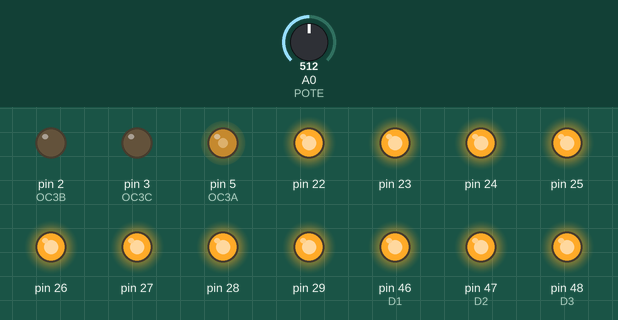
Recording of a sketch running on a simulated Arduino Mega 2560, built with avr-gcc and run on an emulated ATmega2560. On the bench: output pins drawn as LEDs (lit = HIGH). Inputs (shaded band) come from the test bench; at power-on: A0 (POTE) = 512. Pins used as bus, display or sensor lines are not drawn.

Above: at 1.2 s.
1.3 s: A0 (POTE) set to 306
At 2.5 s:
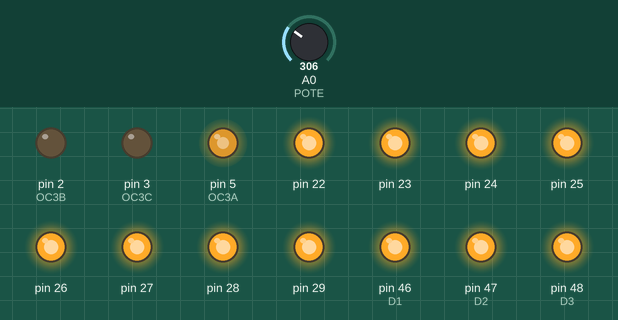
2.8 s: A0 (POTE) set to 122
At 3.7 s:
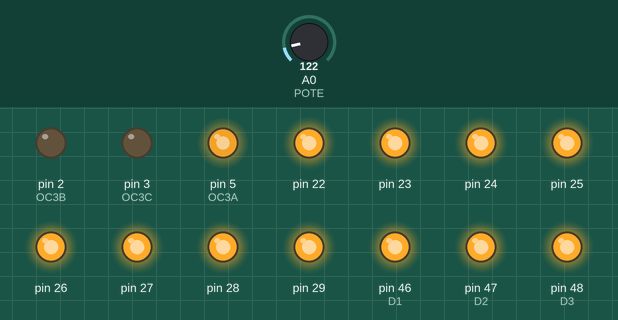
4.3 s: A0 (POTE) set to 900
At 4.9 s:
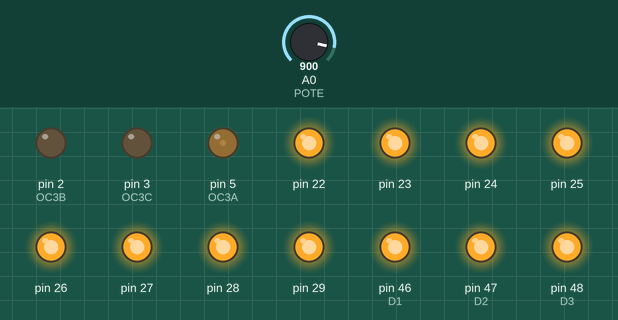
5.8 s: A0 (POTE) set to 1023
At 7.2 s:
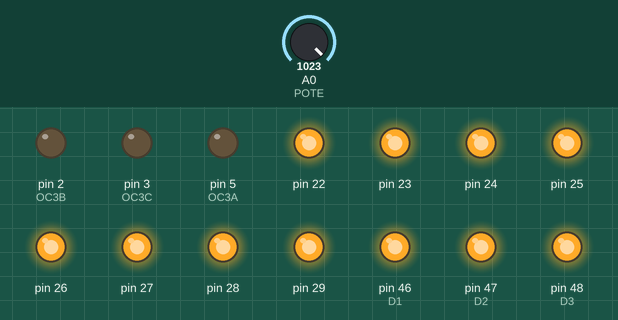
Timing chart, 0 to 8.3 s (numbered marks = the images above; inputs shaded):
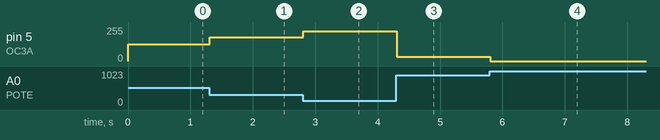

Measured:
- after the input at 1.3 s, pin 5 (OC3A): 127/255 → 179/255 at once
- after the input at 2.8 s, pin 5 (OC3A): 179/255 → 225/255 at once
- after the input at 4.3 s, pin 5 (OC3A): 225/255 → 31/255 at once
- after the input at 5.8 s, pin 5 (OC3A): 31/255 → 0/255 at once

The sketch:

414-t4-generacion-de-senales-en-modo-pwm-phase-correct.ino
```cpp
/*
Generar una señal PWM Phase Correct por la salida
OC3A (pin 5) cuyo ciclo de trabajo (voltaje medio
de la señal) sea controlado por un potenciómetro
conectado a la entrada analógica A0 con el
que se aplicará un voltaje entre 0 y 5 voltios a
la entrada analógica. La lectura de este canal
analógico permitirá luego controlar el ciclo de
trabajo de la señal PWM entre el 0% (voltaje medio
mínimo =0v) y el 100% (voltaje medio máximo = 5v).
El period de la señal PWM Phase Correct será de
T = 5 ms, N=8 (prescaler) y el TOP será definido
por el registro ICR3.

Conecte la señal generada (OC3A) a un motor de
corriente continua (componente MOTOR-DC)
motor para comprobar que el control de potencia se
realiza correctamente (el motor gira a mayor o
menor velocidad según el potenciómetro). Comprobar que
la señal generada por el timer es
correcta haciendo uso del osciloscopio del simulador
Proteus. En el esquema del proyecto base
puede apreciar el uso de un driver (etapa de potencia)
para gobernar al motor ya que la salida OC3A
del microcontrolador es muy débil para alimentar directamente al motor.

Las propiedades del motor ya están ajustadas a los valores que figuran en la siguiente captura:
*/

// Pulsadores
#define PRIGHT 30	 // PC[7] pulsador right
#define PDOWN 31	 // PC[6] pulsador down
#define PLEFT 32	 // PC[5] pulsador left
#define PSELECT 33 // PC[4] pulsador select/enter
#define PUP 34		 // PC[3] pulsador up
#define PSTART 37	 // PC[0] speaker

// Display 8 segmentos
#define D4 49 // Pin 49 - unidades
#define D3 48 // Pin 48 - decenas
#define D2 47 // Pin 47 - centenas
#define D1 46 // Pin 46 - unidades de millar

// Array display 8 segmentos
char display_map[4] = {D4, D3, D2, D1};

// Teclado
#define ROW0 42 // PL[7] fila 0
#define ROW1 43 // PL[6] fila 1
#define ROW2 44 // PL[5] fila 2
#define ROW3 45 // PL[4] fila 3

#define DOFF B00001111;
#define DON B00000000;

#define POTE A0

#define TOP 0x1388 // 5000

unsigned int conv = 0;

// Array valores hexadecimales
char hexadecimal[16] = {
		'0', '1', '2', '3', // 0, 1, 2, 3
		'4', '5', '6', '7', // 4, 5, 6, 7
		'8', '9', 'A', 'B', // 8, 9, A, B
		'C', 'D', 'E', 'F'	// C, D, E, F
};

// Array valores hexadecimales en binario
char hex_value[16] = {
		0x3F, 0x06, 0x5B, 0x4F, // 0, 1, 2, 3
		0x66, 0x6D, 0x7D, 0x07, // 4, 5, 6, 7
		0x7F, 0x6F, 0x77, 0x7C, // 8, 9, A, B
		0x39, 0x5E, 0x79, 0x71	// C, D, E, F
};

// Matriz teclado
char keyboard_map[][3] = {
		{'1', '2', '3'},
		{'4', '5', '6'},
		{'7', '8', '9'},
		{'*', '0', '#'}};

void setup()
{
	Serial.begin(9600); // Inicializamos el puerto serie

	// Puerto A salida
	DDRA = B11111111;	 // Configuramos el puerto A como salida (0xFF)
	PORTA = B11111111; // Inicializamos el puerto A a 1 (0xFF)

	// Puerto L teclado
	DDRL = B00001111;	 // Configuramos los pines 0, 1, 2 y 3 del puerto L como entrada, y el resto como salida (0x0F)
	PORTL = B11111111; // Inicializamos el puerto L a 1 (0xFF)

	// Puerto C
	DDRC = B00000000;	 // Configuramos el pin 0 del puerto C como entrada (0x00)
	PORTC = B11111111; // Inicializamos el puerto C a 1 (0cFF)

	// Modo PWM Phase Correct
	// Formula: f = (fclk / (2 * N * TOP))
	// f = 1/T = 200; T = 5ms; fclk = 16MHz; N = 8; TOP = ??

	pinMode(5, OUTPUT); // OC3A
	pinMode(2, OUTPUT); // OC3B
	pinMode(3, OUTPUT); // OC3C

	cli();
	TCCR3A = TCCR3B = TCCR3C = 0; // Desactivamos todas las salidas del timer 3

	TCNT3 = 0; // Inicializamos el contador del timer 3 a 0

	OCR3A = 0x0FA0;
	OCR3B = 0x0000;
	OCR3C = 0x0000;

	ICR3 = TOP; // TOP

	TCCR3A = B11000010; // Modo PWM Phase Correct
	TCCR3B = B00010010; // Prescaler 8

	TIMSK3 = B00100000; // Interrupción por comparación con OCR3A
	sei();
}

void loop()
{
}

ISR(TIMER3_CAPT_vect)
{
	OCR3A = map(analogRead(POTE), 0, 1023, 0, TOP);
}
```
